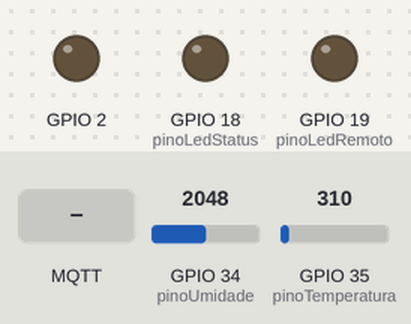
A sketch run on a simulated ESP32. Shown: output pins drawn as LEDs (lit = HIGH). The test bench sets the inputs (shaded band); at power-on: GPIO 34 (pinoUmidade) = 2048, GPIO 35 (pinoTemperatura) = 310. WiFi joins after 1.5 s; servers stay silent unless stated; no MQTT or app messages arrive unless stated; what the sketch prints to the serial monitor is not drawn.

Above: at 2.7 s.
2.8 s: MQTT message "90" arrives on the first subscribed topic
At 8.2 s:
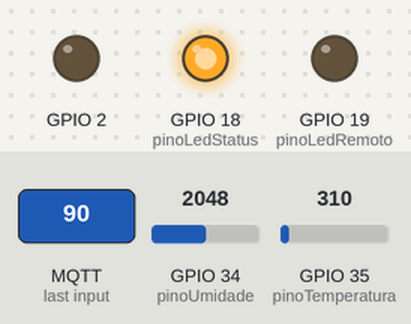
8.5 s: MQTT message "1" arrives on the second subscribed topic
At 9.5 s:
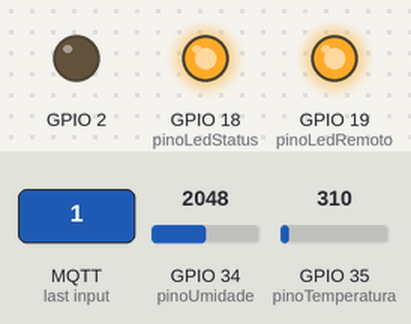
10.0 s: MQTT message "umidade" arrives on the second subscribed topic
At 10.6 s:
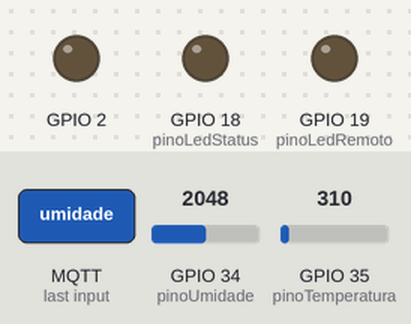
Timing chart, 0 to 15.5 s (numbered marks = the images above; inputs shaded):
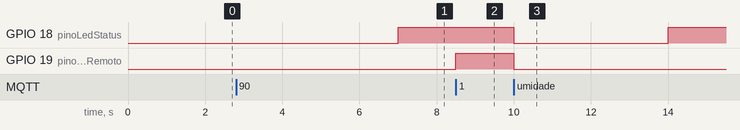

The sketch:

HortaPrototipacao.ino
```cpp
#include <WiFi.h>
#include <PubSubClient.h>
#include <Wire.h>
#include <ArduinoJson.h>

const char* ssid = "SUAREDE";
const char* senha = "SENHA";
const char* servidor_mqtt = "SERVERMQTT";

unsigned long tempoAnterior = 0;
const long intervalo = 7000;

WiFiClient clienteWiFi;
PubSubClient clienteMQTT(clienteWiFi);

const int pinoUmidade = 34;   // Pino para o potenciômetro de umidade
const int pinoTemperatura = 35; // Pino para o potenciômetro de temperatura
const int pinoLedRemoto = 19;  // Pino D19 para LED de controle remoto
const int pinoLedStatus = 18;  // Pino D18 para LED de status

int umidade_mqtt = 0;
int status = 0;
int remoto = 0;

void callbackMQTT(char* topico, byte* payload, unsigned int tamanho) {
  String mensagem = "";
  for (int i = 0; i < tamanho; i++) {
    mensagem += (char)payload[i];
  }

  if (String(topico) == "umidade") {
    umidade_mqtt = mensagem.toInt();
    Serial.print("Umidade recebida do MQTT: ");
    Serial.println(umidade_mqtt);
  }

  if (String(topico) == "remoto") {
    remoto = mensagem.toInt();
    Serial.print("Valor do tópico remoto recebido: ");
    Serial.println(remoto);
    controlarLedsRemoto();
  }
}

void configurarWifi() {
  delay(10);
  Serial.println();
  Serial.print("Conectando em ");
  Serial.println(ssid);

  WiFi.begin(ssid, senha);
  while (WiFi.status() != WL_CONNECTED) {
    delay(500);
    Serial.print(".");
  }
  Serial.println("");
  Serial.println("WiFi conectado");
  Serial.println("Endereço IP: ");
  Serial.println(WiFi.localIP());
}

void reconectarMQTT() {
  while (!clienteMQTT.connected()) {
    Serial.print("Tentando conexão MQTT...");
    if (clienteMQTT.connect("espClient")) {
      Serial.println("conectado");
      clienteMQTT.subscribe("umidade");
      clienteMQTT.subscribe("remoto");
    } else {
      Serial.print("Falha, rc=");
      Serial.print(clienteMQTT.state());
      Serial.println(" tentando novamente em 5 segundos");
      delay(5000);
    }
  }
}

void controlarLedsRemoto() {
  if (remoto == 1) {
    digitalWrite(pinoLedRemoto, HIGH);
    digitalWrite(pinoLedStatus, HIGH);
    Serial.println("LED remoto ligado (remoto ativado)");
  } else {
    digitalWrite(pinoLedRemoto, LOW);
    digitalWrite(pinoLedStatus, LOW);
    Serial.println("LED remoto desligado (remoto desativado)");
  }
}

void controlarLedStatus() {
  if (status == 1) {
    digitalWrite(pinoLedStatus, HIGH);
  } else {
    digitalWrite(pinoLedStatus, LOW);
  }
}

void publicarDados() {
  int valorUmidade = analogRead(pinoUmidade);
  int valorTemperatura = analogRead(pinoTemperatura);

  int umidadeMapeada = map(valorUmidade, 0, 4095, 0, 100);
  int temperaturaMapeada = map(valorTemperatura, 0, 4095, 0, 100);

  if (remoto == 0) {
    if (umidadeMapeada < umidade_mqtt) {
      status = 1;
    } else if (umidadeMapeada > (umidade_mqtt + 15)) {
      status = 0;
    }
  }

  controlarLedStatus();

  String statusStr = (status == 1) ? "ligado" : "desligado";
  clienteMQTT.publish("agalu3", statusStr.c_str());
  clienteMQTT.publish("agalu", String(umidadeMapeada).c_str());
  clienteMQTT.publish("agalu2", String(temperaturaMapeada).c_str());

  Serial.print("Umidade do Potenciômetro: ");
  Serial.print(umidadeMapeada);
  Serial.print("%, Temperatura: ");
  Serial.print(temperaturaMapeada);
  Serial.print("%, Status: ");
  Serial.println(statusStr);
}

void setup() {
  Serial.begin(115200);
  pinMode(pinoLedRemoto, OUTPUT);
  pinMode(pinoLedStatus, OUTPUT);
  pinMode(2, OUTPUT);

  configurarWifi();
  clienteMQTT.setServer(servidor_mqtt, 1883);
  clienteMQTT.setCallback(callbackMQTT);
}

void loop() {
  unsigned long tempoAtual = millis();
  clienteMQTT.loop();
  reconectarMQTT();

  if (tempoAtual - tempoAnterior >= intervalo) {
    tempoAnterior = tempoAtual;
    publicarDados();
  }
}
```

Measured:
- after the input at 2.8 s, GPIO 18 (pinoLedStatus): LOW → HIGH after 4.2 s
- after the input at 8.5 s, GPIO 19 (pinoLedRemoto): LOW → HIGH at once
- after the input at 10.0 s, GPIO 18 (pinoLedStatus): HIGH → LOW at once, → HIGH 4.0 s later; GPIO 19 (pinoLedRemoto): HIGH → LOW at once
